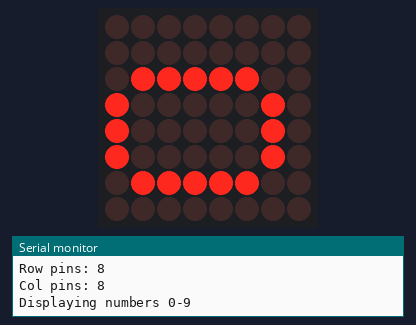
Bench run of a sketch on a simulated ESP32. On the bench: 8×8 LED matrix, the last lines printed to the serial monitor. Wiring (inferred from the names in the program): LED matrix (orientation assumed): rows GPIO 25, GPIO 26, GPIO 27, GPIO 14, GPIO 12, GPIO 13, GPIO 15, GPIO 2; columns GPIO 32, GPIO 33, GPIO 35, GPIO 34, GPIO 39, GPIO 36, GPIO 4, GPIO 16.

Above: at 0.1 s.
At 2.6 s:
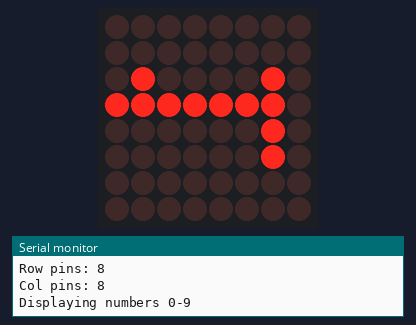
At 5.1 s:
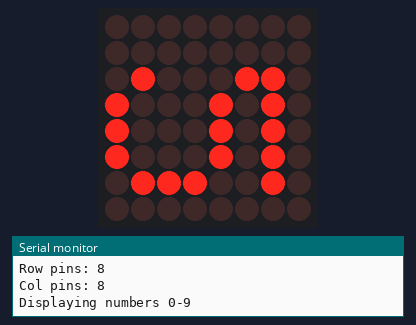
At 12.7 s:
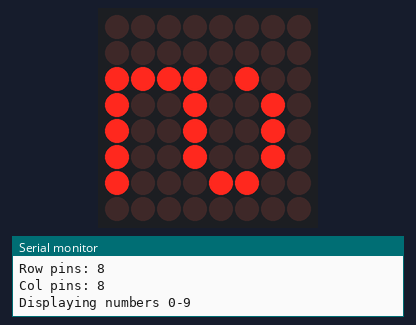
At 25.2 s:
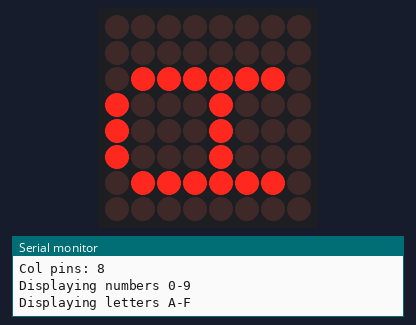
At 37.3 s:
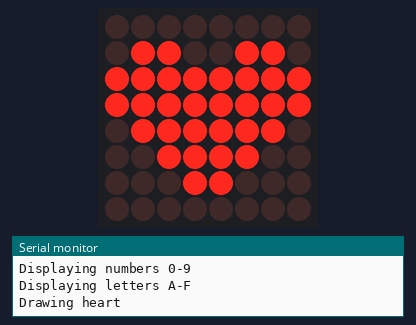

The sketch:

esp32_16x16_direct.ino
```cpp
/*
 * ESP32 + 16x16 LED 点阵屏 (直接驱动/动态扫描)
 *
 * 适用于 16 针接口的 16x16 点阵屏
 * 使用 ESP32 GPIO 直接控制行和列
 *
 * 注意：16x16 需要 32 个 GPIO，ESP32 不够用
 * 建议使用 74HC595 扩展或确认你的屏内部有驱动
 */

#include <Arduino.h>

// ========== 引脚定义 ==========
// 根据你的实际接线修改这些引脚

// 行控制引脚 (8 个)
const int ROW_PINS[] = {25, 26, 27, 14, 12, 13, 15, 2};

// 列控制引脚 (8 个)
const int COL_PINS[] = {32, 33, 35, 34, 39, 36, 4, 16};

#define ROW_COUNT 8
#define COL_COUNT 8
#define DISPLAY_SIZE 8  // 实际可用 8x8

// ========== 显存 ==========
byte displayBuffer[ROW_COUNT];

// ========== 字模数据 (8x8) ==========
const byte font8x8[][8] = {
  {0x00,0x00,0x3E,0x41,0x41,0x41,0x3E,0x00}, // 0
  {0x00,0x00,0x42,0x7F,0x40,0x40,0x00,0x00}, // 1
  {0x00,0x00,0x62,0x51,0x51,0x51,0x4E,0x00}, // 2
  {0x00,0x00,0x22,0x49,0x49,0x49,0x36,0x00}, // 3
  {0x00,0x00,0x18,0x28,0x48,0x7F,0x08,0x00}, // 4
  {0x00,0x00,0x2F,0x49,0x49,0x49,0x31,0x00}, // 5
  {0x00,0x00,0x3E,0x49,0x49,0x49,0x32,0x00}, // 6
  {0x00,0x00,0x01,0x01,0x71,0x09,0x07,0x00}, // 7
  {0x00,0x00,0x36,0x49,0x49,0x49,0x36,0x00}, // 8
  {0x00,0x00,0x26,0x49,0x49,0x49,0x3E,0x00}, // 9
  {0x00,0x00,0x7E,0x11,0x11,0x11,0x7E,0x00}, // A
  {0x00,0x00,0x7F,0x49,0x49,0x49,0x36,0x00}, // B
  {0x00,0x00,0x3E,0x41,0x41,0x41,0x22,0x00}, // C
  {0x00,0x00,0x7F,0x41,0x41,0x41,0x3E,0x00}, // D
  {0x00,0x00,0x7F,0x49,0x49,0x49,0x41,0x00}, // E
  {0x00,0x00,0x7F,0x09,0x09,0x09,0x01,0x00}, // F
};

// ========== 函数声明 ==========
void initPins();
void scanRow(int row);
void refreshDisplay();
void clearDisplay();
void setPixel(int x, int y, bool on);
void drawChar(char c, int offsetX, int offsetY);
void displayNumber(int num);
void displayLetter(char c);
void drawHeart();
void animateLine();

// ========== 初始化 ==========
void setup() {
  Serial.begin(115200);
  Serial.println("ESP32 16x16 Dot Matrix (Direct Drive) Starting...");

  initPins();
  clearDisplay();

  Serial.println("Setup complete!");
  Serial.println("Row pins: " + String(ROW_COUNT));
  Serial.println("Col pins: " + String(COL_COUNT));
}

// ========== 主循环 ==========
void loop() {
  // 演示 1: 数字 0-9
  Serial.println("Displaying numbers 0-9");
  for(int i = 0; i <= 9; i++) {
    displayNumber(i);
    delay(1500);
  }

  // 演示 2: 字母 A-F
  Serial.println("Displaying letters A-F");
  const char letters[] = {'A','B','C','D','E','F'};
  for(int i = 0; i < 6; i++) {
    displayLetter(letters[i]);
    delay(1000);
  }

  // 演示 3: 爱心
  Serial.println("Drawing heart");
  drawHeart();
  delay(2000);

  // 演示 4: 动画
  Serial.println("Animating");
  animateLine();
}

// ========== 底层函数 ==========

// 初始化所有引脚
void initPins() {
  for(int i = 0; i < ROW_COUNT; i++) {
    pinMode(ROW_PINS[i], OUTPUT);
    digitalWrite(ROW_PINS[i], LOW);
  }
  for(int i = 0; i < COL_COUNT; i++) {
    pinMode(COL_PINS[i], OUTPUT);
    digitalWrite(COL_PINS[i], LOW);
  }
}

// 扫描一行（动态扫描核心）
void scanRow(int row) {
  // 先关闭所有行
  for(int i = 0; i < ROW_COUNT; i++) {
    digitalWrite(ROW_PINS[i], HIGH);  // 假设行选通为低电平
  }

  // 设置列数据
  byte rowData = displayBuffer[row];
  for(int col = 0; col < COL_COUNT; col++) {
    bool ledOn = (rowData >> col) & 1;
    digitalWrite(COL_PINS[col], ledOn ? HIGH : LOW);
  }

  // 选通当前行
  digitalWrite(ROW_PINS[row], LOW);

  // 保持一小段时间
  delayMicroseconds(2000);

  // 关闭当前行
  digitalWrite(ROW_PINS[row], HIGH);
}

// 刷新显示（循环扫描所有行）
void refreshDisplay() {
  for(int row = 0; row < ROW_COUNT; row++) {
    scanRow(row);
  }
}

// 清屏
void clearDisplay() {
  for(int i = 0; i < ROW_COUNT; i++) {
    displayBuffer[i] = 0;
  }
}

// 设置单个像素
void setPixel(int x, int y, bool on) {
  if(x < 0 || x >= COL_COUNT || y < 0 || y >= ROW_COUNT) return;

  if(on) {
    displayBuffer[y] |= (1 << x);
  } else {
    displayBuffer[y] &= ~(1 << x);
  }
}

// 画字符
void drawChar(char c, int offsetX, int offsetY) {
  int charIndex = -1;

  if(c >= '0' && c <= '9') {
    charIndex = c - '0';
  } else if(c >= 'A' && c <= 'F') {
    charIndex = c - 'A' + 10;
  }

  if(charIndex < 0 || charIndex > 15) return;

  for(int row = 0; row < 8; row++) {
    if(offsetY + row < ROW_COUNT) {
      displayBuffer[offsetY + row] = font8x8[charIndex][row];
    }
  }
}

// ========== 显示函数 ==========

void displayNumber(int num) {
  if(num < 0 || num > 9) return;

  clearDisplay();
  char c = '0' + num;
  drawChar(c, 0, 0);

  // 刷新显示 1 秒
  unsigned long startTime = millis();
  while(millis() - startTime < 1000) {
    refreshDisplay();
  }
}

void displayLetter(char c) {
  clearDisplay();
  drawChar(c, 0, 0);

  unsigned long startTime = millis();
  while(millis() - startTime < 1000) {
    refreshDisplay();
  }
}

void drawHeart() {
  clearDisplay();

  // 8x8 爱心图案
  const byte heartPattern[] = {
    0x00, 0x66, 0xFF, 0xFF, 0x7E, 0x3C, 0x18, 0x00
  };

  for(int i = 0; i < 8; i++) {
    displayBuffer[i] = heartPattern[i];
  }

  unsigned long startTime = millis();
  while(millis() - startTime < 2000) {
    refreshDisplay();
  }
}

void animateLine() {
  for(int pos = 0; pos < 8; pos++) {
    clearDisplay();
    displayBuffer[pos] = 0xFF;

    for(int j = 0; j < 20; j++) {
      refreshDisplay();
    }
  }

  for(int pos = 7; pos >= 0; pos--) {
    clearDisplay();
    displayBuffer[pos] = 0xFF;

    for(int j = 0; j < 20; j++) {
      refreshDisplay();
    }
  }
}
```

Measured:
- what the display in image 0 shows lasts 1.1 s, from 0.0 s to 1.1 s
- what the display in image 5 shows lasts 2.0 s, from 37.3 s to 39.3 s
